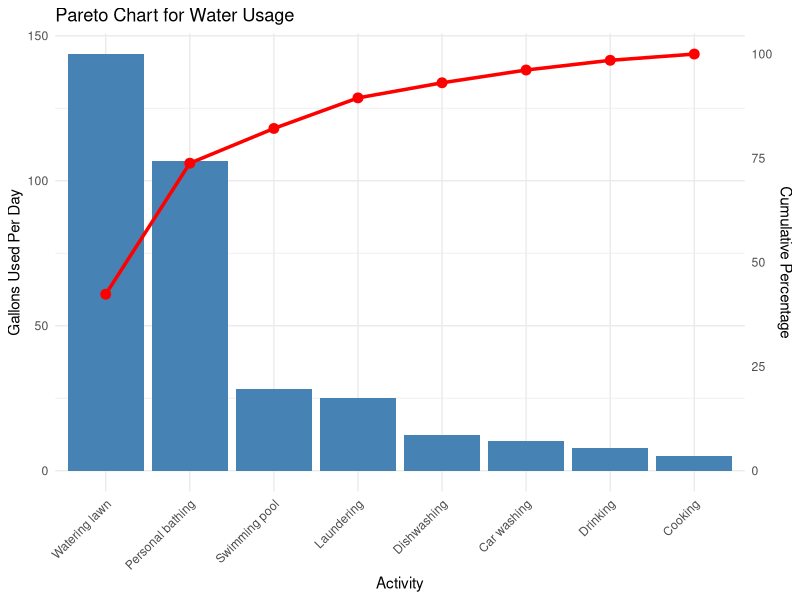

Write the R code that produced this figure.
#Page No.702
library(ggplot2)
library(dplyr)

water_usage <- data.frame(
  Activity = c("Laundering", "Watering lawn", "Personal bathing", "Cooking",
               "Swimming pool", "Dishwashing", "Car washing", "Drinking"),
  Gallons = c(24.9, 143.7, 106.7, 5.1, 28.3, 12.3, 10.4, 7.9)
)

total_usage <- sum(water_usage$Gallons)

water_usage <- water_usage %>%
  arrange(desc(Gallons)) %>%  
  mutate(Percent = (Gallons / total_usage) * 100,
         Cumulative = cumsum(Percent))

print(water_usage)

ggplot(water_usage, aes(x = reorder(Activity, -Gallons), y = Gallons)) +
  geom_bar(stat = "identity", fill = "steelblue") + 
  geom_line(aes(y = Cumulative * max(water_usage$Gallons) / 100, group = 1), 
            color = "red", linewidth = 1.2) +  
  geom_point(aes(y = Cumulative * max(water_usage$Gallons) / 100), 
             color = "red", size = 3) +  
  scale_y_continuous(
    name = "Gallons Used Per Day",
    sec.axis = sec_axis(~ . * 100 / max(water_usage$Gallons), name = "Cumulative Percentage")
  ) +
  labs(title = "Pareto Chart for Water Usage",
       x = "Activity",
       y = "Gallons Used Per Day") +
  theme_minimal() +
  theme(axis.text.x = element_text(angle = 45, hjust = 1))
